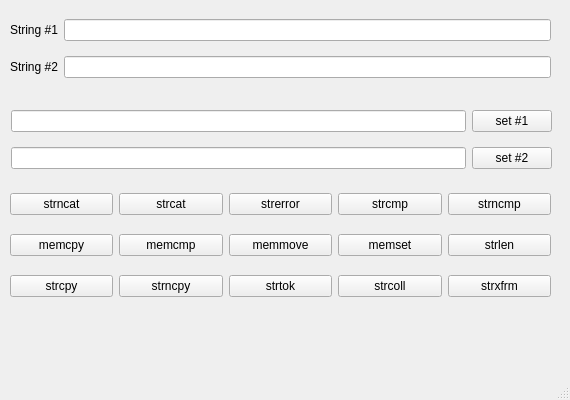
<?xml version="1.0" encoding="UTF-8"?>
<ui version="4.0">
 <class>MainWindow</class>
 <widget class="QMainWindow" name="MainWindow">
  <property name="geometry">
   <rect>
    <x>0</x>
    <y>0</y>
    <width>570</width>
    <height>400</height>
   </rect>
  </property>
  <property name="sizePolicy">
   <sizepolicy hsizetype="Fixed" vsizetype="Fixed">
    <horstretch>0</horstretch>
    <verstretch>0</verstretch>
   </sizepolicy>
  </property>
  <property name="minimumSize">
   <size>
    <width>570</width>
    <height>400</height>
   </size>
  </property>
  <property name="maximumSize">
   <size>
    <width>570</width>
    <height>400</height>
   </size>
  </property>
  <property name="windowTitle">
   <string>Task 2</string>
  </property>
  <widget class="QWidget" name="centralwidget">
   <widget class="QWidget" name="layoutWidget">
    <property name="geometry">
     <rect>
      <x>10</x>
      <y>180</y>
      <width>541</width>
      <height>131</height>
     </rect>
    </property>
    <layout class="QGridLayout" name="gridLayout">
     <item row="1" column="4">
      <widget class="QPushButton" name="pushButton_strlen">
       <property name="text">
        <string>strlen</string>
       </property>
      </widget>
     </item>
     <item row="2" column="3">
      <widget class="QPushButton" name="pushButton_strcoll">
       <property name="text">
        <string>strcoll</string>
       </property>
      </widget>
     </item>
     <item row="2" column="4">
      <widget class="QPushButton" name="pushButton_strxfrm">
       <property name="text">
        <string>strxfrm</string>
       </property>
      </widget>
     </item>
     <item row="1" column="3">
      <widget class="QPushButton" name="pushButton_memset">
       <property name="text">
        <string>memset</string>
       </property>
      </widget>
     </item>
     <item row="0" column="4">
      <widget class="QPushButton" name="pushButton_strncmp">
       <property name="text">
        <string>strncmp</string>
       </property>
      </widget>
     </item>
     <item row="1" column="1">
      <widget class="QPushButton" name="pushButton_memcmp">
       <property name="text">
        <string>memcmp</string>
       </property>
      </widget>
     </item>
     <item row="1" column="2">
      <widget class="QPushButton" name="pushButton_memmove">
       <property name="text">
        <string>memmove</string>
       </property>
      </widget>
     </item>
     <item row="1" column="0">
      <widget class="QPushButton" name="pushButton_memcpy">
       <property name="text">
        <string>memcpy</string>
       </property>
      </widget>
     </item>
     <item row="0" column="0">
      <widget class="QPushButton" name="pushButton_strncat">
       <property name="text">
        <string>strncat</string>
       </property>
      </widget>
     </item>
     <item row="0" column="1">
      <widget class="QPushButton" name="pushButton_strcat">
       <property name="text">
        <string>strcat</string>
       </property>
      </widget>
     </item>
     <item row="0" column="3">
      <widget class="QPushButton" name="pushButton_strcmp">
       <property name="text">
        <string>strcmp</string>
       </property>
      </widget>
     </item>
     <item row="2" column="0">
      <widget class="QPushButton" name="pushButton_strcpy">
       <property name="text">
        <string>strcpy</string>
       </property>
      </widget>
     </item>
     <item row="0" column="2">
      <widget class="QPushButton" name="pushButton_strerror">
       <property name="text">
        <string>strerror</string>
       </property>
      </widget>
     </item>
     <item row="2" column="1">
      <widget class="QPushButton" name="pushButton_strncpy">
       <property name="text">
        <string>strncpy</string>
       </property>
      </widget>
     </item>
     <item row="2" column="2">
      <widget class="QPushButton" name="pushButton_strtok">
       <property name="text">
        <string>strtok</string>
       </property>
      </widget>
     </item>
    </layout>
   </widget>
   <widget class="QWidget" name="layoutWidget">
    <property name="geometry">
     <rect>
      <x>10</x>
      <y>10</y>
      <width>541</width>
      <height>77</height>
     </rect>
    </property>
    <layout class="QVBoxLayout" name="verticalLayout">
     <item>
      <layout class="QHBoxLayout" name="horizontalLayout">
       <item>
        <widget class="QLabel" name="label">
         <property name="text">
          <string>String #1</string>
         </property>
        </widget>
       </item>
       <item>
        <widget class="QLineEdit" name="lineEdit">
         <property name="readOnly">
          <bool>true</bool>
         </property>
        </widget>
       </item>
      </layout>
     </item>
     <item>
      <layout class="QHBoxLayout" name="horizontalLayout_2">
       <item>
        <widget class="QLabel" name="label_2">
         <property name="text">
          <string>String #2</string>
         </property>
        </widget>
       </item>
       <item>
        <widget class="QLineEdit" name="lineEdit_2">
         <property name="readOnly">
          <bool>true</bool>
         </property>
        </widget>
       </item>
      </layout>
     </item>
    </layout>
   </widget>
   <widget class="QWidget" name="layoutWidget">
    <property name="geometry">
     <rect>
      <x>11</x>
      <y>101</y>
      <width>541</width>
      <height>79</height>
     </rect>
    </property>
    <layout class="QVBoxLayout" name="verticalLayout_2">
     <item>
      <layout class="QHBoxLayout" name="horizontalLayout_3">
       <item>
        <widget class="QLineEdit" name="lineEdit_3"/>
       </item>
       <item>
        <widget class="QPushButton" name="pushButton_set1">
         <property name="sizePolicy">
          <sizepolicy hsizetype="Fixed" vsizetype="Fixed">
           <horstretch>0</horstretch>
           <verstretch>0</verstretch>
          </sizepolicy>
         </property>
         <property name="text">
          <string>set #1</string>
         </property>
        </widget>
       </item>
      </layout>
     </item>
     <item>
      <layout class="QHBoxLayout" name="horizontalLayout_4">
       <item>
        <widget class="QLineEdit" name="lineEdit_4"/>
       </item>
       <item>
        <widget class="QPushButton" name="pushButton_set2">
         <property name="sizePolicy">
          <sizepolicy hsizetype="Fixed" vsizetype="Fixed">
           <horstretch>0</horstretch>
           <verstretch>0</verstretch>
          </sizepolicy>
         </property>
         <property name="text">
          <string>set #2</string>
         </property>
        </widget>
       </item>
      </layout>
     </item>
    </layout>
   </widget>
  </widget>
  <widget class="QMenuBar" name="menubar">
   <property name="geometry">
    <rect>
     <x>0</x>
     <y>0</y>
     <width>800</width>
     <height>29</height>
    </rect>
   </property>
  </widget>
  <widget class="QStatusBar" name="statusbar"/>
 </widget>
 <resources/>
 <connections/>
</ui>
